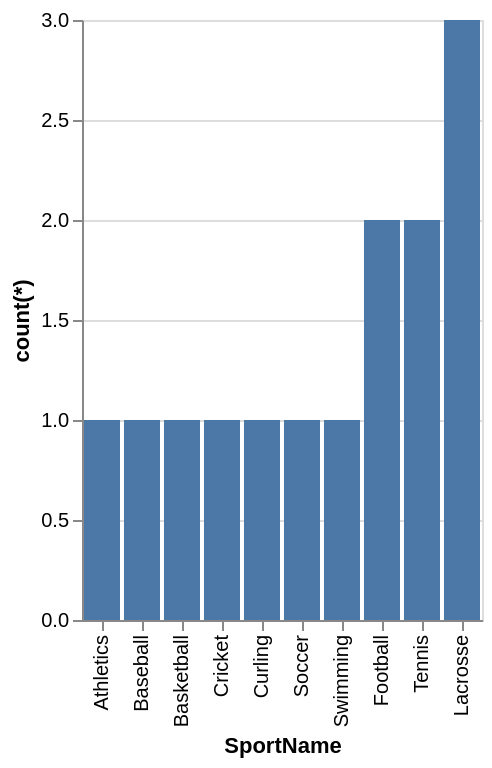

Express this chart as Vega-Lite.
### Vega-Lite specification from a JSON file in a GitHub repository (floating-point values rounded to 4 significant figures)
{"data": {"values": [{"x_data": "Athletics", "y_data": 1}, {"x_data": "Baseball", "y_data": 1}, {"x_data": "Basketball", "y_data": 1}, {"x_data": "Cricket", "y_data": 1}, {"x_data": "Curling", "y_data": 1}, {"x_data": "Soccer", "y_data": 1}, {"x_data": "Swimming", "y_data": 1}, {"x_data": "Football", "y_data": 2}, {"x_data": "Tennis", "y_data": 2}, {"x_data": "Lacrosse", "y_data": 3}]}, "mark": "bar", "encoding": {"x": {"field": "x_data", "type": "nominal", "title": "SportName", "sort": {"op": "sum", "field": "y_data", "order": "ascending"}}, "y": {"field": "y_data", "type": "quantitative", "title": "count(*)"}}}
